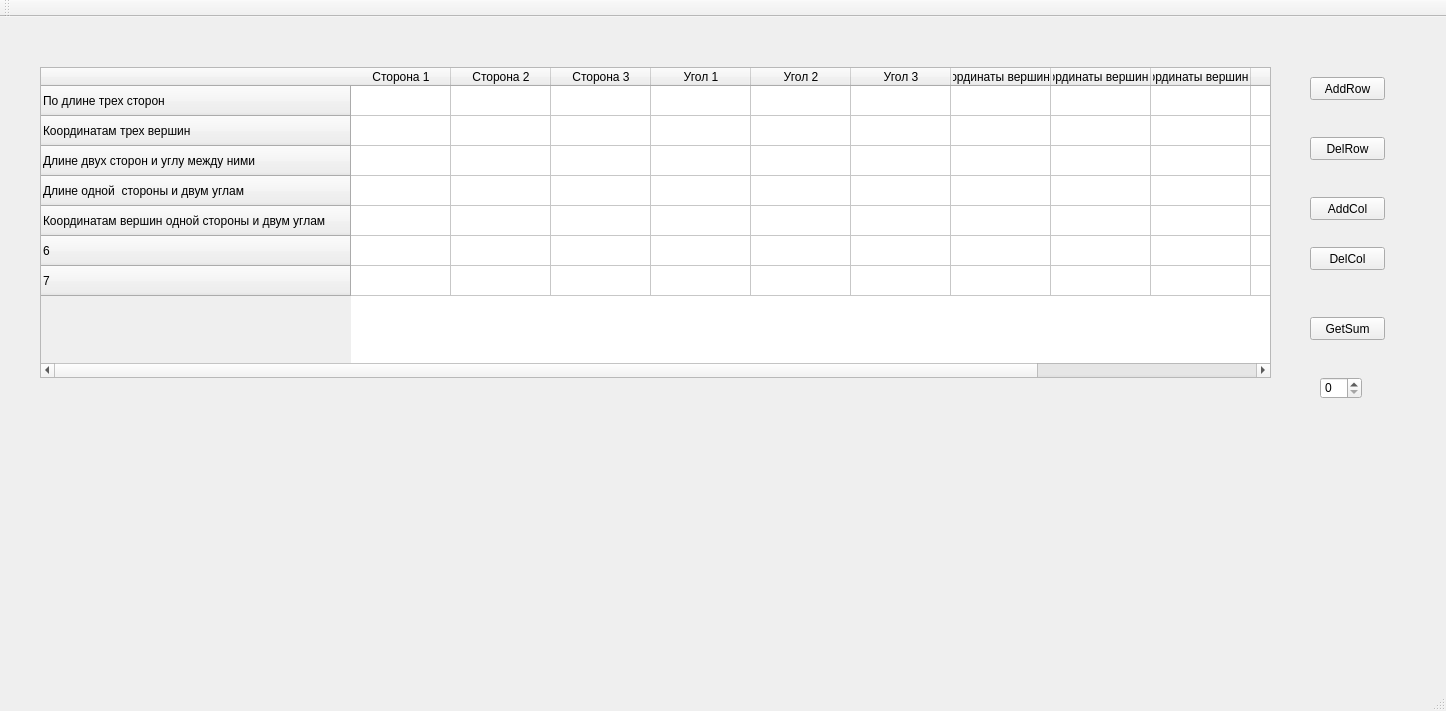
<?xml version="1.0" encoding="UTF-8"?>
<ui version="4.0">
 <class>MainWindow</class>
 <widget class="QMainWindow" name="MainWindow">
  <property name="geometry">
   <rect>
    <x>0</x>
    <y>0</y>
    <width>1446</width>
    <height>711</height>
   </rect>
  </property>
  <property name="windowTitle">
   <string>MainWindow</string>
  </property>
  <widget class="QWidget" name="centralWidget">
   <widget class="QTableWidget" name="tableWidget">
    <property name="geometry">
     <rect>
      <x>40</x>
      <y>50</y>
      <width>1231</width>
      <height>311</height>
     </rect>
    </property>
    <property name="rowCount">
     <number>7</number>
    </property>
    <property name="columnCount">
     <number>11</number>
    </property>
    <row>
     <property name="text">
      <string>По длине трех сторон</string>
     </property>
    </row>
    <row>
     <property name="text">
      <string>Координатам трех вершин</string>
     </property>
    </row>
    <row>
     <property name="text">
      <string>Длине двух сторон и углу между ними</string>
     </property>
    </row>
    <row>
     <property name="text">
      <string>Длине одной  стороны и двум углам </string>
     </property>
    </row>
    <row>
     <property name="text">
      <string>Координатам вершин одной стороны и двум углам</string>
     </property>
    </row>
    <row/>
    <row/>
    <column>
     <property name="text">
      <string>Сторона 1</string>
     </property>
    </column>
    <column>
     <property name="text">
      <string>Сторона 2</string>
     </property>
    </column>
    <column>
     <property name="text">
      <string>Сторона 3</string>
     </property>
    </column>
    <column>
     <property name="text">
      <string>Угол 1</string>
     </property>
    </column>
    <column>
     <property name="text">
      <string>Угол 2</string>
     </property>
    </column>
    <column>
     <property name="text">
      <string>Угол 3</string>
     </property>
    </column>
    <column>
     <property name="text">
      <string>Координаты вершины1</string>
     </property>
    </column>
    <column>
     <property name="text">
      <string>Координаты вершины 2</string>
     </property>
    </column>
    <column>
     <property name="text">
      <string>Координаты вершины 3</string>
     </property>
    </column>
    <column/>
    <column/>
   </widget>
   <widget class="QPushButton" name="AddRow">
    <property name="geometry">
     <rect>
      <x>1310</x>
      <y>60</y>
      <width>75</width>
      <height>23</height>
     </rect>
    </property>
    <property name="text">
     <string>AddRow</string>
    </property>
   </widget>
   <widget class="QPushButton" name="DelRow">
    <property name="geometry">
     <rect>
      <x>1310</x>
      <y>120</y>
      <width>75</width>
      <height>23</height>
     </rect>
    </property>
    <property name="text">
     <string>DelRow</string>
    </property>
   </widget>
   <widget class="QPushButton" name="AddCol">
    <property name="geometry">
     <rect>
      <x>1310</x>
      <y>180</y>
      <width>75</width>
      <height>23</height>
     </rect>
    </property>
    <property name="text">
     <string>AddCol</string>
    </property>
   </widget>
   <widget class="QPushButton" name="DelCol">
    <property name="geometry">
     <rect>
      <x>1310</x>
      <y>230</y>
      <width>75</width>
      <height>23</height>
     </rect>
    </property>
    <property name="text">
     <string>DelCol</string>
    </property>
   </widget>
   <widget class="QPushButton" name="GetSum">
    <property name="geometry">
     <rect>
      <x>1310</x>
      <y>300</y>
      <width>75</width>
      <height>23</height>
     </rect>
    </property>
    <property name="text">
     <string>GetSum</string>
    </property>
   </widget>
   <widget class="QSpinBox" name="spinBox">
    <property name="geometry">
     <rect>
      <x>1320</x>
      <y>360</y>
      <width>42</width>
      <height>22</height>
     </rect>
    </property>
   </widget>
   <widget class="QLabel" name="labelSum">
    <property name="geometry">
     <rect>
      <x>1480</x>
      <y>300</y>
      <width>61</width>
      <height>31</height>
     </rect>
    </property>
    <property name="text">
     <string/>
    </property>
   </widget>
   <widget class="QPushButton" name="SetRandom">
    <property name="geometry">
     <rect>
      <x>1490</x>
      <y>70</y>
      <width>75</width>
      <height>23</height>
     </rect>
    </property>
    <property name="text">
     <string>SetRandom</string>
    </property>
   </widget>
  </widget>
  <widget class="QMenuBar" name="menuBar">
   <property name="geometry">
    <rect>
     <x>0</x>
     <y>0</y>
     <width>1446</width>
     <height>26</height>
    </rect>
   </property>
  </widget>
  <widget class="QToolBar" name="mainToolBar">
   <attribute name="toolBarArea">
    <enum>TopToolBarArea</enum>
   </attribute>
   <attribute name="toolBarBreak">
    <bool>false</bool>
   </attribute>
  </widget>
  <widget class="QStatusBar" name="statusBar"/>
 </widget>
 <layoutdefault spacing="6" margin="11"/>
 <resources/>
 <connections/>
</ui>
